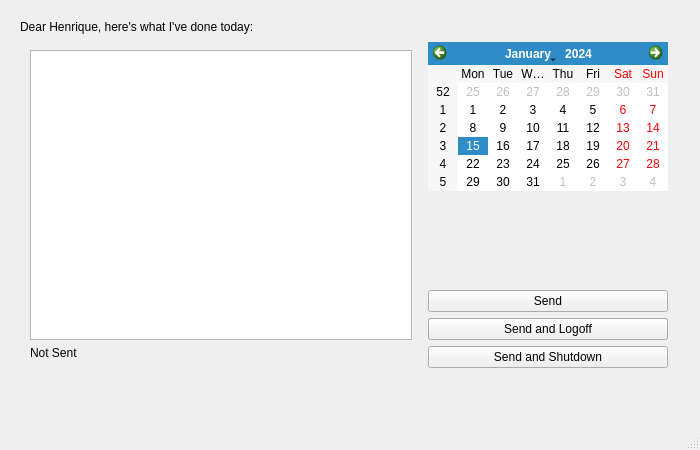
<?xml version="1.0" encoding="UTF-8"?>
<ui version="4.0">
 <class>Henrique</class>
 <widget class="QMainWindow" name="Henrique">
  <property name="enabled">
   <bool>true</bool>
  </property>
  <property name="geometry">
   <rect>
    <x>0</x>
    <y>0</y>
    <width>700</width>
    <height>450</height>
   </rect>
  </property>
  <property name="windowTitle">
   <string>MainWindow</string>
  </property>
  <widget class="QWidget" name="CentralWidget">
   <widget class="QWidget" name="MainWidget" native="true">
    <property name="geometry">
     <rect>
      <x>20</x>
      <y>20</y>
      <width>650</width>
      <height>350</height>
     </rect>
    </property>
    <property name="sizePolicy">
     <sizepolicy hsizetype="Preferred" vsizetype="Preferred">
      <horstretch>0</horstretch>
      <verstretch>0</verstretch>
     </sizepolicy>
    </property>
    <property name="minimumSize">
     <size>
      <width>0</width>
      <height>0</height>
     </size>
    </property>
    <layout class="QVBoxLayout" name="verticalLayout_3">
     <item>
      <widget class="QLabel" name="MainLabel">
       <property name="text">
        <string>Dear Henrique, here's what I've done today:</string>
       </property>
       <property name="margin">
        <number>6</number>
       </property>
      </widget>
     </item>
     <item>
      <widget class="QWidget" name="ContainerWidget" native="true">
       <layout class="QHBoxLayout" name="horizontalLayout">
        <property name="spacing">
         <number>6</number>
        </property>
        <property name="margin">
         <number>1</number>
        </property>
        <item>
         <widget class="QWidget" name="TextWidget" native="true">
          <property name="sizePolicy">
           <sizepolicy hsizetype="Expanding" vsizetype="Expanding">
            <horstretch>0</horstretch>
            <verstretch>0</verstretch>
           </sizepolicy>
          </property>
          <property name="minimumSize">
           <size>
            <width>400</width>
            <height>300</height>
           </size>
          </property>
          <layout class="QVBoxLayout" name="verticalLayout">
           <item>
            <widget class="QTextEdit" name="TasksEditor">
             <property name="enabled">
              <bool>true</bool>
             </property>
            </widget>
           </item>
           <item>
            <widget class="QLabel" name="StatusLabel">
             <property name="enabled">
              <bool>true</bool>
             </property>
             <property name="text">
              <string>Not Sent</string>
             </property>
             <property name="textFormat">
              <enum>Qt::AutoText</enum>
             </property>
            </widget>
           </item>
          </layout>
         </widget>
        </item>
        <item>
         <widget class="QWidget" name="CalendarWidget" native="true">
          <property name="minimumSize">
           <size>
            <width>200</width>
            <height>300</height>
           </size>
          </property>
          <layout class="QVBoxLayout" name="verticalLayout_2">
           <property name="spacing">
            <number>6</number>
           </property>
           <property name="margin">
            <number>1</number>
           </property>
           <item>
            <widget class="QCalendarWidget" name="CalendarWidget_2"/>
           </item>
           <item>
            <spacer name="CalendarToButtonSpacer">
             <property name="orientation">
              <enum>Qt::Vertical</enum>
             </property>
             <property name="sizeHint" stdset="0">
              <size>
               <width>20</width>
               <height>40</height>
              </size>
             </property>
            </spacer>
           </item>
           <item>
            <widget class="QPushButton" name="SendButton">
             <property name="text">
              <string>Send</string>
             </property>
            </widget>
           </item>
           <item>
            <widget class="QPushButton" name="SendAndLogoffButton">
             <property name="text">
              <string>Send and Logoff</string>
             </property>
            </widget>
           </item>
           <item>
            <widget class="QPushButton" name="SendAndShutdownButton">
             <property name="text">
              <string>Send and Shutdown</string>
             </property>
            </widget>
           </item>
          </layout>
         </widget>
        </item>
       </layout>
      </widget>
     </item>
    </layout>
   </widget>
  </widget>
  <widget class="QStatusBar" name="statusbar"/>
 </widget>
 <resources/>
 <connections/>
</ui>
